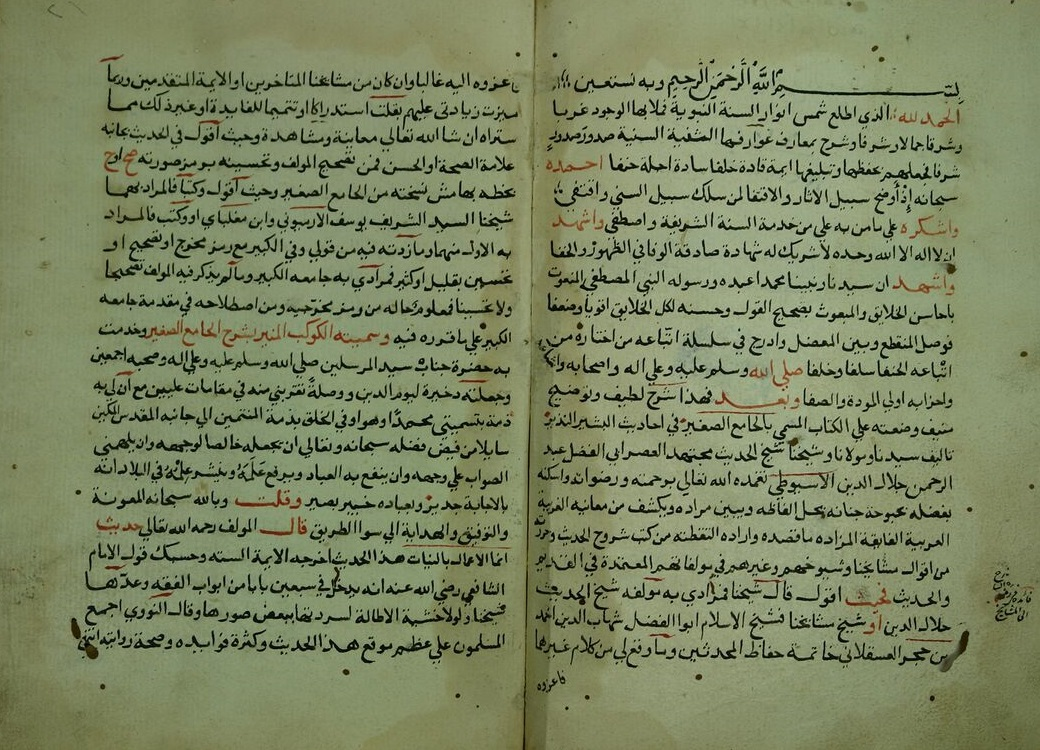
#> input picture data/raw_images/arabic_doc_001.jpg, 1040 x 750 px; its folder holds 6 pictures in this run
$ jupyter execute --allow-errors 01_ocr_pipeline.ipynb
#> lines starting #> are read from the running program, lines starting #| are printed output that depends on the picture
[cell 1]
import pytesseract
from PIL import Image
import pandas as pd
import os
import requests

print("✓ pytesseract:", pytesseract.get_tesseract_version())
#> (this line was passed over: pytesseract is not available in this run)
print("✓ Arabic available:", "ara" in pytesseract.get_languages())
#> (this line was passed over: pytesseract is not available in this run)
print("✓ Project folders:", os.listdir(".."))

[cell 2]
import os
from PIL import Image
import matplotlib.pyplot as plt

image_dir = "../data/raw_images/"
images = os.listdir(image_dir)
print(f"Found {len(images)} images:")
for img in images:
    size = os.path.getsize(image_dir + img)
    print(f"  - {img} ({size:,} bytes)")

[cell 3]
fig, axes = plt.subplots(1, len(images), figsize=(20, 8))

if len(images) == 1:
    axes = [axes]

for i, img_name in enumerate(images):
    img = Image.open(image_dir + img_name)
#> img is the input picture: PIL image 1040x750 RGB; mean R, G, B 123.7, 132.7, 97.4
    axes[i].imshow(img)
    axes[i].set_title(img_name[:20], fontsize=8)
    axes[i].axis('off')

plt.tight_layout()
plt.show()
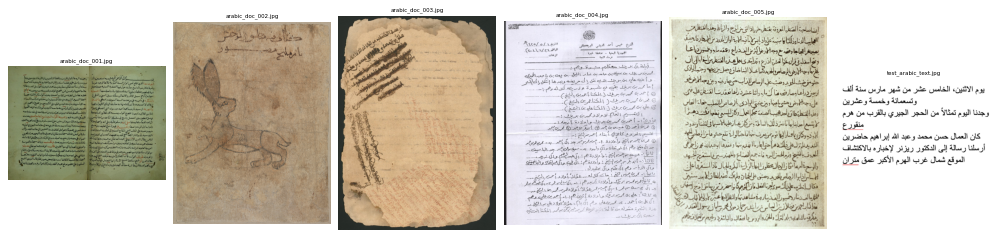
#> figure drawn by matplotlib, 6 panels
#| Image size: (1040, 750)
print("All images displayed!")

[cell 4]
import pytesseract
from PIL import Image
import os
import json

image_dir = "../data/raw_images/"
images = sorted(os.listdir(image_dir))

# Store results
ocr_results = {}

#> (the rest of this cell did not finish here and is left out)

[cell 5]
from PIL import Image, ImageFilter, ImageEnhance
import pytesseract
import json
import os

image_dir = "../data/raw_images/"
os.makedirs("../data/ocr_output", exist_ok=True)
os.makedirs("../data/cleaned_text", exist_ok=True)

# Only process images with actual text
working_images = {
    "arabic_doc_001.jpg": "Two page manuscript black and red ink",
    "arabic_doc_004.jpg": "Handwritten administrative document with names and dates",
    "arabic_doc_005.jpg": "Dense Arabic prose manuscript"
}

def preprocess_for_ocr(img_path):
#> called with img_path = '../data/raw_images/arabic_doc_001.jpg'
    img = Image.open(img_path)

    # Convert to grayscale
    img = img.convert('L')
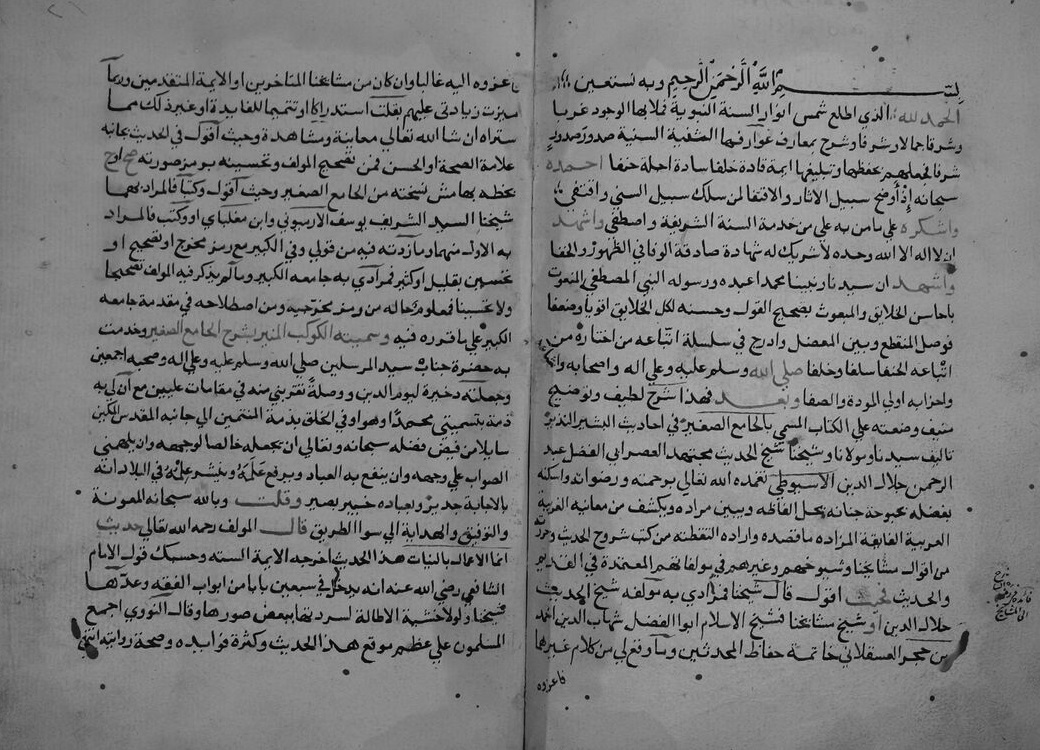
#> img: PIL image 1040x750 L; min 1, max 200, mean 126

    # Boost contrast
    enhancer = ImageEnhance.Contrast(img)
    img = enhancer.enhance(2.5)
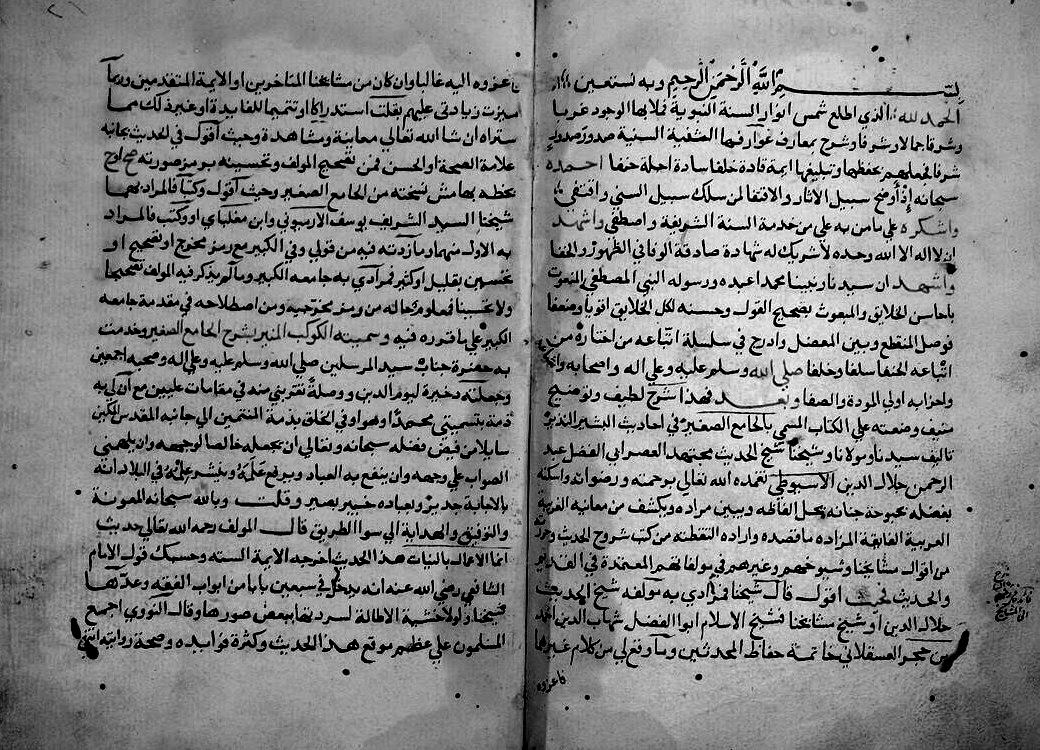
#> img: PIL image 1040x750 L; min 0, max 255, mean 135.9

    # Sharpen edges
    img = img.filter(ImageFilter.SHARPEN)
    img = img.filter(ImageFilter.SHARPEN)
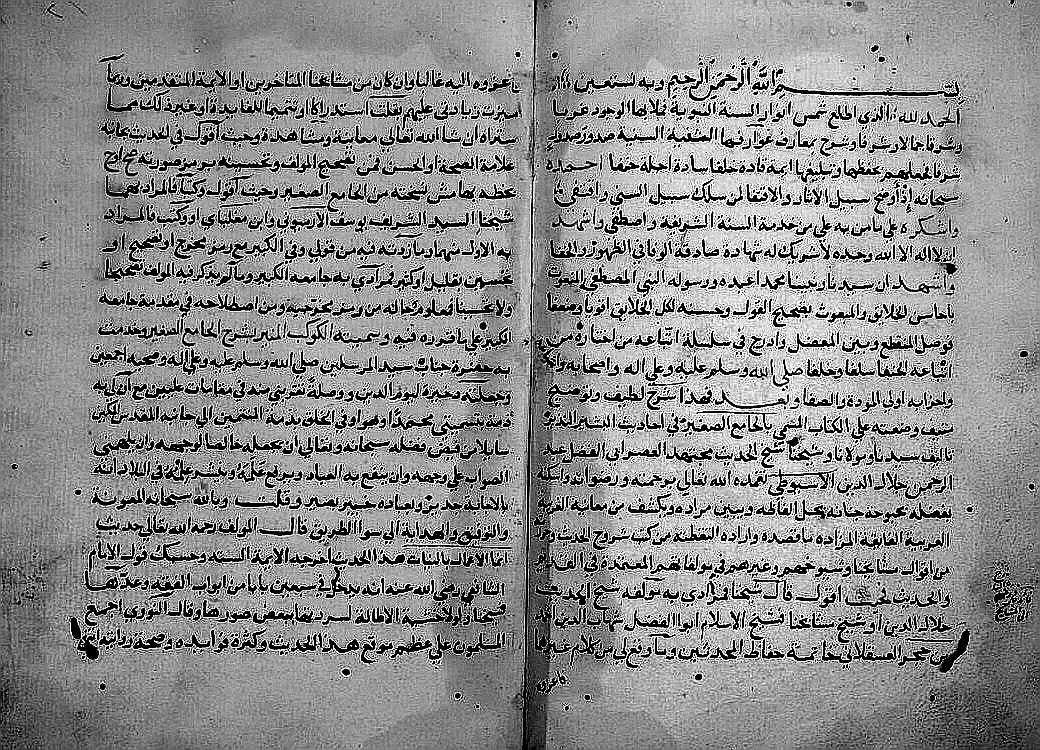
#> img: PIL image 1040x750 L; min 0, max 255, mean 139.8

    # Upscale if needed
    w, h = img.size
#> w = 1040; h = 750
    if w < 1200:
        scale = 1200 / w
#> scale = 1.15
        img = img.resize(
            (int(w * scale), int(h * scale)),
            Image.LANCZOS
        )
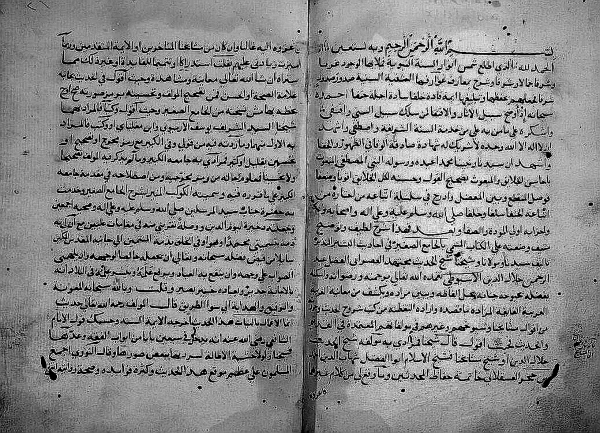
#> img: PIL image 1200x865 L (shown at 1/2 size); min 0, max 255, mean 140.5
    return img

results = {}

#> (the rest of this cell did not finish here and is left out)

[cell 6]
import os

for root, dirs, files in os.walk(".."):
    # Skip hidden folders and data folders with large files
    dirs[:] = [d for d in dirs if not d.startswith('.')]
    level = root.replace("..", "").count(os.sep)
    indent = " " * 2 * level
    print(f"{indent}{os.path.basename(root)}/")
    subindent = " " * 2 * (level + 1)
    for file in files:
        filepath = os.path.join(root, file)
        size = os.path.getsize(filepath)
        print(f"{subindent}{file} ({size:,} bytes)")

[cell 7]
import sqlite3
import pandas as pd

conn = sqlite3.connect("../data/archive.db")

# See all tables
tables = pd.read_sql("SELECT name FROM sqlite_master WHERE type='table'", conn)
print("TABLES:")
print(tables)
print()

# See structure of each table
for table in tables['name']:
    print(f"\n{'='*40}")
    print(f"TABLE: {table}")
    schema = pd.read_sql(f"PRAGMA table_info({table})", conn)
    print(schema[['name', 'type']].to_string())
    print(f"\nSAMPLE DATA:")
    sample = pd.read_sql(f"SELECT * FROM {table} LIMIT 3", conn)
    print(sample.to_string())

conn.close()
